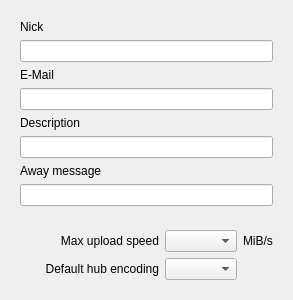
<?xml version="1.0" encoding="UTF-8"?>
<ui version="4.0">
 <class>UISettingsPersonal</class>
 <widget class="QWidget" name="UISettingsPersonal">
  <property name="geometry">
   <rect>
    <x>0</x>
    <y>0</y>
    <width>293</width>
    <height>292</height>
   </rect>
  </property>
  <property name="sizePolicy">
   <sizepolicy hsizetype="Preferred" vsizetype="Preferred">
    <horstretch>0</horstretch>
    <verstretch>0</verstretch>
   </sizepolicy>
  </property>
  <property name="windowTitle">
   <string>Form</string>
  </property>
  <layout class="QVBoxLayout" name="verticalLayout">
   <item>
    <widget class="QFrame" name="frame">
     <property name="frameShape">
      <enum>QFrame::NoFrame</enum>
     </property>
     <property name="frameShadow">
      <enum>QFrame::Raised</enum>
     </property>
     <layout class="QGridLayout" name="gridLayout_2">
      <item row="3" column="0" colspan="2">
       <widget class="QLineEdit" name="lineEdit_EMAIL"/>
      </item>
      <item row="5" column="0" colspan="2">
       <widget class="QLineEdit" name="lineEdit_DESC"/>
      </item>
      <item row="7" column="0" colspan="2">
       <widget class="QLineEdit" name="lineEdit_AWAYMSG"/>
      </item>
      <item row="0" column="0" colspan="2">
       <widget class="QLabel" name="label">
        <property name="text">
         <string>Nick</string>
        </property>
       </widget>
      </item>
      <item row="1" column="0" colspan="2">
       <widget class="QLineEdit" name="lineEdit_NICK"/>
      </item>
      <item row="2" column="0">
       <widget class="QLabel" name="label_2">
        <property name="text">
         <string>E-Mail</string>
        </property>
       </widget>
      </item>
      <item row="4" column="0">
       <widget class="QLabel" name="label_3">
        <property name="text">
         <string>Description</string>
        </property>
       </widget>
      </item>
      <item row="6" column="0">
       <widget class="QLabel" name="label_4">
        <property name="text">
         <string>Away message</string>
        </property>
       </widget>
      </item>
     </layout>
    </widget>
   </item>
   <item>
    <widget class="QFrame" name="frame_2">
     <property name="frameShape">
      <enum>QFrame::NoFrame</enum>
     </property>
     <property name="frameShadow">
      <enum>QFrame::Raised</enum>
     </property>
     <layout class="QGridLayout" name="gridLayout">
      <item row="0" column="0">
       <widget class="QLabel" name="label_5">
        <property name="sizePolicy">
         <sizepolicy hsizetype="Expanding" vsizetype="Preferred">
          <horstretch>0</horstretch>
          <verstretch>0</verstretch>
         </sizepolicy>
        </property>
        <property name="text">
         <string>Max upload speed</string>
        </property>
        <property name="alignment">
         <set>Qt::AlignRight|Qt::AlignTrailing|Qt::AlignVCenter</set>
        </property>
        <property name="wordWrap">
         <bool>true</bool>
        </property>
       </widget>
      </item>
      <item row="0" column="1">
       <widget class="QComboBox" name="comboBox_SPEED">
        <property name="sizePolicy">
         <sizepolicy hsizetype="Minimum" vsizetype="Fixed">
          <horstretch>0</horstretch>
          <verstretch>0</verstretch>
         </sizepolicy>
        </property>
       </widget>
      </item>
      <item row="0" column="2">
       <widget class="QLabel" name="label_7">
        <property name="sizePolicy">
         <sizepolicy hsizetype="Minimum" vsizetype="Preferred">
          <horstretch>0</horstretch>
          <verstretch>0</verstretch>
         </sizepolicy>
        </property>
        <property name="text">
         <string>MiB/s</string>
        </property>
       </widget>
      </item>
      <item row="1" column="0">
       <widget class="QLabel" name="label_6">
        <property name="sizePolicy">
         <sizepolicy hsizetype="Expanding" vsizetype="Preferred">
          <horstretch>0</horstretch>
          <verstretch>0</verstretch>
         </sizepolicy>
        </property>
        <property name="text">
         <string>Default hub encoding</string>
        </property>
        <property name="alignment">
         <set>Qt::AlignRight|Qt::AlignTrailing|Qt::AlignVCenter</set>
        </property>
        <property name="wordWrap">
         <bool>true</bool>
        </property>
       </widget>
      </item>
      <item row="1" column="1">
       <widget class="QComboBox" name="comboBox_ENC">
        <property name="sizePolicy">
         <sizepolicy hsizetype="Minimum" vsizetype="Fixed">
          <horstretch>0</horstretch>
          <verstretch>0</verstretch>
         </sizepolicy>
        </property>
       </widget>
      </item>
     </layout>
    </widget>
   </item>
   <item>
    <spacer name="verticalSpacer">
     <property name="orientation">
      <enum>Qt::Vertical</enum>
     </property>
     <property name="sizeHint" stdset="0">
      <size>
       <width>20</width>
       <height>0</height>
      </size>
     </property>
    </spacer>
   </item>
  </layout>
 </widget>
 <resources/>
 <connections/>
</ui>
